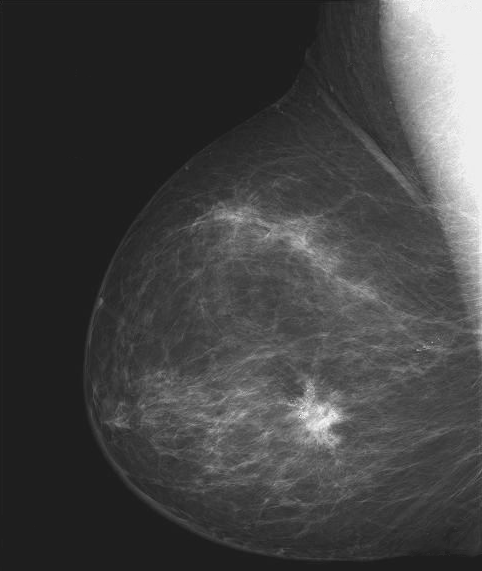
%> input picture Digital Image Processing in Practice/test21/zz.tif, 482 x 571 px
$ octave test21.m   (GNU Octave 9; MATLAB toolbox functions it lacks are replaced by stand-ins)
%> lines starting %> are read from the running program, lines starting %| are printed output that depends on the picture

clear all;
clc;
close all;
a=imread('zz.tif');
%> a is the input picture: size 571x482 uint8; min 21, max 255, mean 66.7
b=225-a;
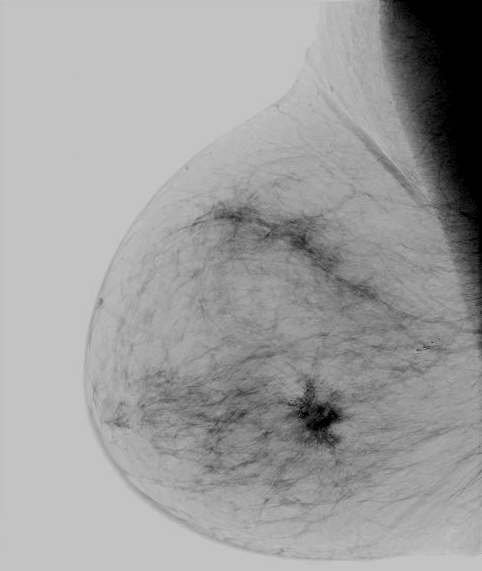
%> b: size 571x482 uint8; min 0, max 204, mean 158.6
figure,imshow(a);
figure,imshow(b);

d=imadjust(a);
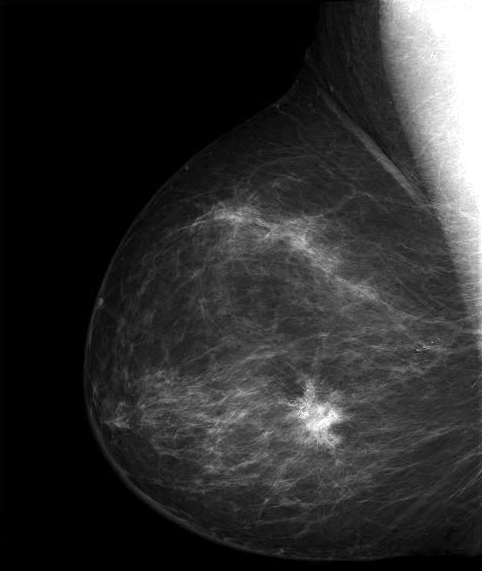
%> d: size 571x482 uint8; min 0, max 255, mean 45
figure,imshow(d);
c=imadjust(a,[0,1],[1,0]);
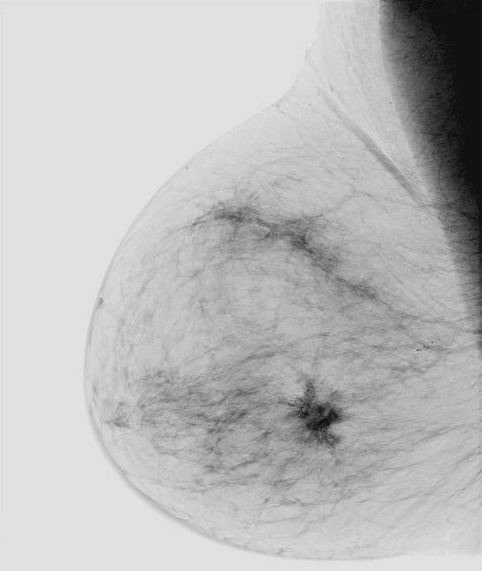
%> c: size 571x482 uint8; min 0, max 234, mean 188.3
figure,
subplot(1,2,1);imshow(a);
subplot(1,2,2);imshow(c);
